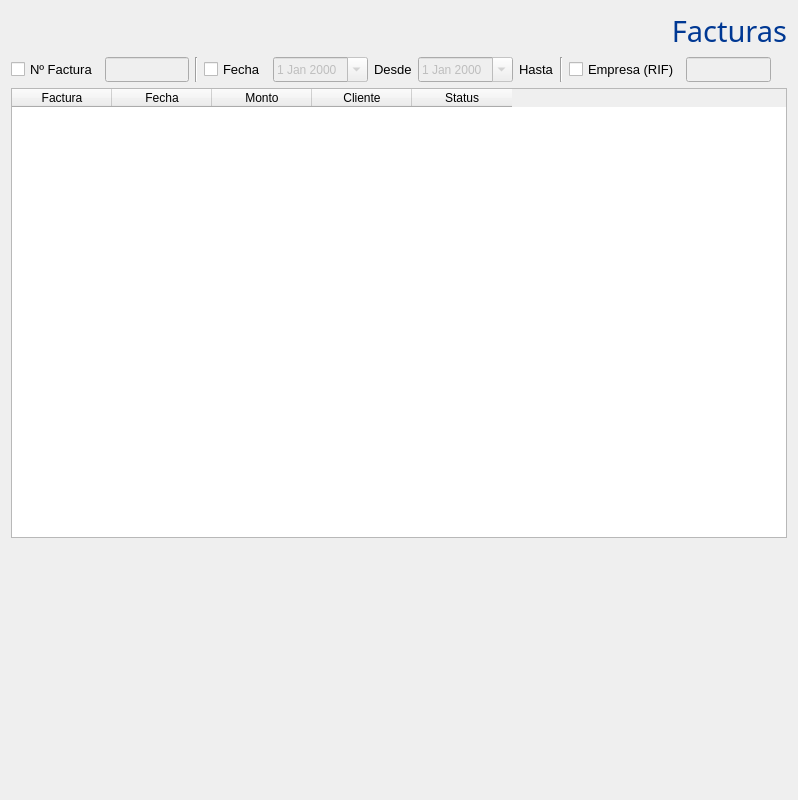
<?xml version="1.0" encoding="UTF-8"?>
<ui version="4.0">
 <class>reg_factura</class>
 <widget class="QWidget" name="reg_factura">
  <property name="geometry">
   <rect>
    <x>0</x>
    <y>0</y>
    <width>798</width>
    <height>800</height>
   </rect>
  </property>
  <property name="maximumSize">
   <size>
    <width>16777215</width>
    <height>800</height>
   </size>
  </property>
  <property name="windowTitle">
   <string>Form</string>
  </property>
  <layout class="QVBoxLayout" name="verticalLayout">
   <item>
    <widget class="QLabel" name="label">
     <property name="minimumSize">
      <size>
       <width>0</width>
       <height>25</height>
      </size>
     </property>
     <property name="font">
      <font>
       <family>Gill Sans MT</family>
       <pointsize>22</pointsize>
       <weight>50</weight>
       <italic>false</italic>
       <bold>false</bold>
      </font>
     </property>
     <property name="styleSheet">
      <string notr="true">font: 22pt &quot;Gill Sans MT&quot;;
color: rgb(00,56,147);</string>
     </property>
     <property name="text">
      <string>Facturas</string>
     </property>
     <property name="alignment">
      <set>Qt::AlignRight|Qt::AlignTrailing|Qt::AlignVCenter</set>
     </property>
    </widget>
   </item>
   <item>
    <layout class="QHBoxLayout" name="horizontalLayout">
     <item>
      <widget class="QCheckBox" name="r_factura">
       <property name="font">
        <font>
         <family>Segoe UI</family>
         <pointsize>10</pointsize>
        </font>
       </property>
       <property name="text">
        <string>Nº Factura</string>
       </property>
      </widget>
     </item>
     <item>
      <widget class="QLineEdit" name="r_factura_edit">
       <property name="enabled">
        <bool>false</bool>
       </property>
       <property name="minimumSize">
        <size>
         <width>0</width>
         <height>25</height>
        </size>
       </property>
       <property name="font">
        <font>
         <family>Segoe UI</family>
         <pointsize>9</pointsize>
        </font>
       </property>
      </widget>
     </item>
     <item>
      <widget class="Line" name="line">
       <property name="orientation">
        <enum>Qt::Vertical</enum>
       </property>
      </widget>
     </item>
     <item>
      <widget class="QCheckBox" name="r_year">
       <property name="font">
        <font>
         <family>Segoe UI</family>
         <pointsize>10</pointsize>
        </font>
       </property>
       <property name="text">
        <string>Fecha</string>
       </property>
      </widget>
     </item>
     <item>
      <widget class="QDateEdit" name="r_top">
       <property name="enabled">
        <bool>false</bool>
       </property>
       <property name="minimumSize">
        <size>
         <width>0</width>
         <height>25</height>
        </size>
       </property>
       <property name="font">
        <font>
         <family>Segoe UI</family>
         <pointsize>9</pointsize>
        </font>
       </property>
       <property name="calendarPopup">
        <bool>true</bool>
       </property>
      </widget>
     </item>
     <item>
      <widget class="QLabel" name="label_2">
       <property name="font">
        <font>
         <family>Segoe UI</family>
         <pointsize>10</pointsize>
        </font>
       </property>
       <property name="text">
        <string>Desde</string>
       </property>
      </widget>
     </item>
     <item>
      <widget class="QDateEdit" name="r_bottom">
       <property name="enabled">
        <bool>false</bool>
       </property>
       <property name="minimumSize">
        <size>
         <width>0</width>
         <height>25</height>
        </size>
       </property>
       <property name="font">
        <font>
         <family>Segoe UI</family>
         <pointsize>9</pointsize>
        </font>
       </property>
       <property name="calendarPopup">
        <bool>true</bool>
       </property>
      </widget>
     </item>
     <item>
      <widget class="QLabel" name="label_3">
       <property name="font">
        <font>
         <family>Segoe UI</family>
         <pointsize>10</pointsize>
        </font>
       </property>
       <property name="text">
        <string>Hasta</string>
       </property>
      </widget>
     </item>
     <item>
      <widget class="Line" name="line_2">
       <property name="orientation">
        <enum>Qt::Vertical</enum>
       </property>
      </widget>
     </item>
     <item>
      <widget class="QCheckBox" name="r_empresa">
       <property name="font">
        <font>
         <family>Segoe UI</family>
         <pointsize>10</pointsize>
        </font>
       </property>
       <property name="text">
        <string>Empresa (RIF)</string>
       </property>
      </widget>
     </item>
     <item>
      <widget class="QLineEdit" name="r_rif">
       <property name="enabled">
        <bool>false</bool>
       </property>
       <property name="minimumSize">
        <size>
         <width>0</width>
         <height>25</height>
        </size>
       </property>
       <property name="font">
        <font>
         <family>Segoe UI</family>
         <pointsize>9</pointsize>
        </font>
       </property>
      </widget>
     </item>
     <item>
      <spacer name="horizontalSpacer_2">
       <property name="orientation">
        <enum>Qt::Horizontal</enum>
       </property>
       <property name="sizeHint" stdset="0">
        <size>
         <width>40</width>
         <height>20</height>
        </size>
       </property>
      </spacer>
     </item>
    </layout>
   </item>
   <item>
    <widget class="QTableWidget" name="r_tabla">
     <property name="minimumSize">
      <size>
       <width>520</width>
       <height>450</height>
      </size>
     </property>
     <property name="font">
      <font>
       <family>Segoe UI</family>
       <pointsize>9</pointsize>
      </font>
     </property>
     <column>
      <property name="text">
       <string>Factura</string>
      </property>
     </column>
     <column>
      <property name="text">
       <string>Fecha</string>
      </property>
     </column>
     <column>
      <property name="text">
       <string>Monto</string>
      </property>
     </column>
     <column>
      <property name="text">
       <string>Cliente</string>
      </property>
     </column>
     <column>
      <property name="text">
       <string>Status</string>
      </property>
     </column>
    </widget>
   </item>
   <item>
    <spacer name="verticalSpacer">
     <property name="orientation">
      <enum>Qt::Vertical</enum>
     </property>
     <property name="sizeHint" stdset="0">
      <size>
       <width>20</width>
       <height>40</height>
      </size>
     </property>
    </spacer>
   </item>
  </layout>
 </widget>
 <resources/>
 <connections/>
</ui>
